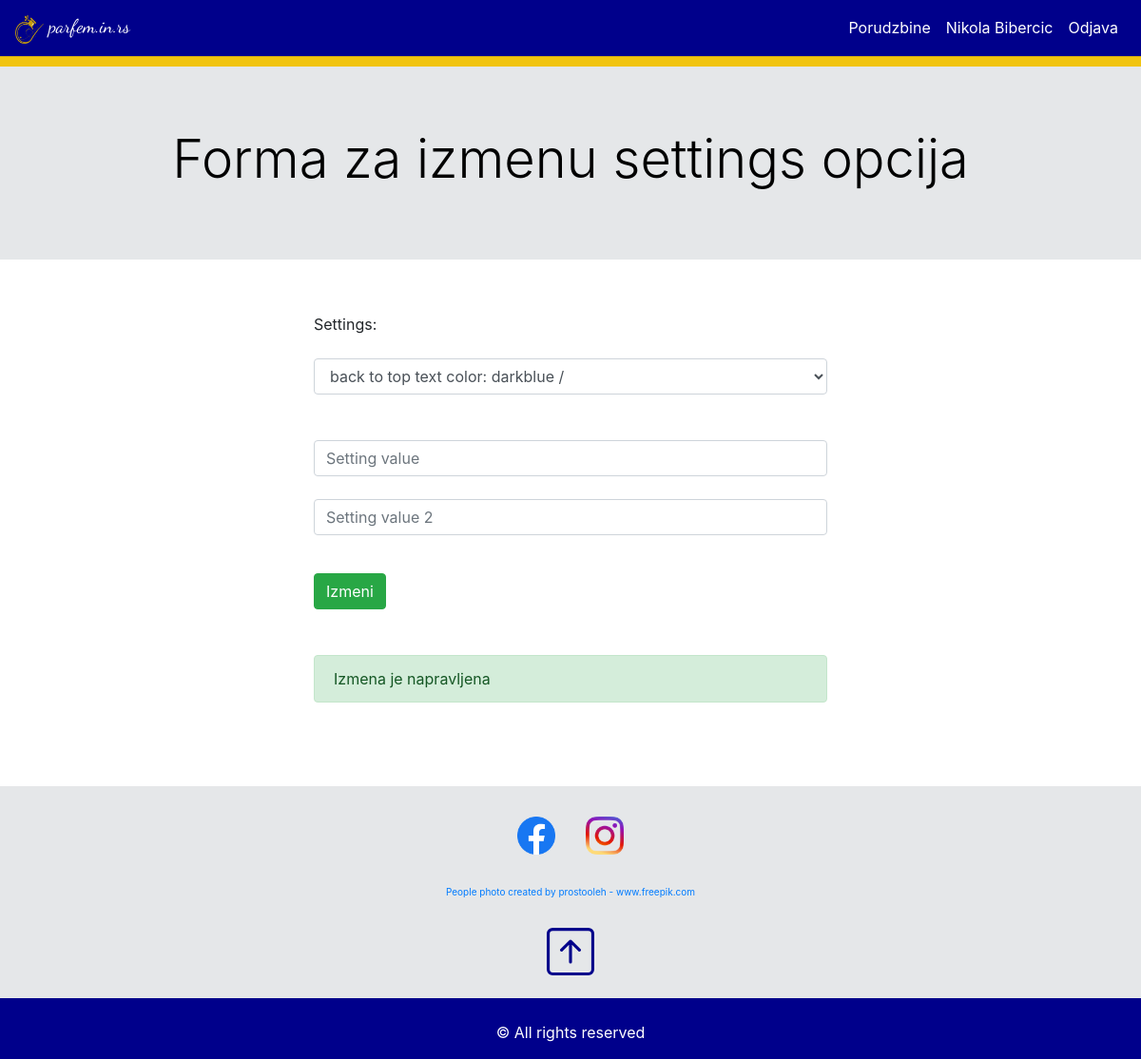
Page /views/admin.update.settings.view.php?settingUpdated=1 (signed in) on the committed database.
### tables this page shows
CREATE TABLE settings(
	setting_id int AUTO_INCREMENT PRIMARY KEY,
	setting_description varchar(150),
	setting_value varchar(150),
	setting_value_2 varchar(150)
);

### classes/Connection.php (called while the page is built)
<?php
    class Connection{
        public $host='localhost';
        public $dbname='shop';
        public $username='root';
        public $password='';
        public function connect(){
            try{
                return new PDO("mysql:host={$this->host};dbname={$this->dbname};charset=utf8",$this->username,$this->password);
            }catch(PDOException $e){
                echo 'Error'.$e->getMessage();
            }
        }
    }
?>

### objects.php (called while the page is built, shortened)
<?php
    require 'classes/Connection.php';
    require 'classes/ConnectionBuilder.php';
    require 'classes/User.php';
    require 'classes/Setting.php';
    $conn = new Connection();
    $user = new User($conn->connect());
    $setting = new Setting($conn->connect());
?>

### classes/ConnectionBuilder.php (called while the page is built, shortened)
<?php
    class ConnectionBuilder{
        public function __construct($conn){
            $this->conn = $conn;
        }
    }
?>

### classes/User.php (called while the page is built, shortened)
<?php
    class User extends ConnectionBuilder{
        public function checkUserAdmin($user_id){
            $sql = "select ur.user_id
                    from user_roles ur
                    inner join roles r on r.role_id = ur.role_id
                    where   ur.user_id = {$user_id}
                            and r.name = 'Admin' ";
            $query = $this->conn->prepare($sql);
            $query->execute();
            $checkUserAdmin = $query->fetchAll(PDO::FETCH_OBJ);
            return $checkUserAdmin;
        }
    }
?>

### views/admin.update.settings.view.php (the view, shortened to what this page needs)
<?php require '../objects.php'; ?>
<?php require '../partials/header.php'; ?>
<?php require '../partials/navbar.php'; ?>
<?php
 $setting->navbar('Forma za izmenu settings opcija');
?>
<br>
<div class="container">
    <div class="row">
        <div class="col-3">
        </div>
        <div class="col-6">
            <form action="../files/update.settings.php" method="POST">
                <div class="form-group">
                    Settings:<br><br>
                    <select name="settingId" class="form-control" id="">
                        <?php  $result = $setting->selectAllSettings(); foreach($result as $x):  ?>
                            <option value=<?php echo $x->setting_id; ?> class="form-control"><?php echo $x->setting_description.': '.$x->setting_value.' / '.$x->setting_value_2; ?></option>
                        <?php endforeach; ?>
                    </select><br><br>
                    <input type="text" name="settingValue" placeholder="Setting value" class="form-control" ><br>
                    <input type="text" name="settingValue2" placeholder="Setting value 2" class="form-control" ><br>
                </div>
                <button class="btn btn-success" type="submit" name="updateSetting">Izmeni</button>
            </form>
            <br>
            <br>
            <?php if(isset($_GET['settingUpdated']) && $_GET['settingUpdated']==true): ?>
                <div class="alert alert-success" role="alert">Izmena je napravljena</div>
            <?php endif; ?>
        </div>
        <div class="col-3">
        </div>
    </div>
</div>
<br>
<br>
<br>
<?php require '../partials/footer.php'; ?>

### partials/navbar.php (shortened to what this page needs)
<?php
$navbarTextColor = $setting->selectSettingValue(23);
$navbarLogoImageLinkShow = $setting->selectSettingValue(24);
?>
<div class="sticky-top">
    <?php $navbarBackgroundColor = $setting->selectSettingValue(21); ?>
    <nav class="navbar navbar-expand-lg navbar-dark" <?php echo 'style="background-color: '.$navbarBackgroundColor[0]->setting_value.'; " '?> >
            <a class="navbar-brand" href="/shop/index.php" <?php echo 'style="font-family: Dancing Script, cursive; color:'.$navbarTextColor[0]->setting_value.'; " ' ?>>
                <?php $logoIconLink = $setting->selectSettingValue(17); ?>
                <?php if($navbarLogoImageLinkShow[0]->setting_value=='true'): ?>
                    <img src=<?php echo $logoIconLink[0]->setting_value ?> class="card-img-top" alt="" style="height:30px; width:30px;">
                <?php endif; ?>
                parfem.in.rs
            </a>
            <div class="collapse navbar-collapse" id="navbarTogglerDemo02">
                <ul class="navbar-nav ml-auto">
                    <?php
                        if(isset($_SESSION['user'])){
                            $userId = $_SESSION['user']->user_id;
                        }
                    ?>
                    <?php if(!isset($_SESSION['user'])):  ?>
                        <?php echo ''; ?>
                    <?php elseif($user->checkUserAdmin($userId) or $user->checkUserBloger($userId)):  ?>
                        <li class="nav-item">
                            <a href="/shop/views/admin.orders.view.php" class="nav-link" id="navLink1" <?php echo 'style="color: '.$navbarTextColor[0]->setting_value.'; " '?>>Porudzbine</a>
                        </li>
                    <?php endif; ?>
                    <?php if(isset($_SESSION['user'])): ?>
                        <li class="nav-item">
                            <a href="/shop/views/admin.view.php" class="nav-link" id="navLink2" <?php echo 'style="color: '.$navbarTextColor[0]->setting_value.'; " '?>>
                                <?php
                                    echo $_SESSION['user']->name;
                                ?>
                            </a>
                        </li>
                        <li class="nav-item"><a href="/shop/files/logout.php" class="nav-link" id="navLink3" <?php echo 'style="color: '.$navbarTextColor[0]->setting_value.'; " '?>>Odjava</a></li>
                    <?php else: ?>
                        <li class="nav-item" ><a href="/shop/views/login.view.php" class="nav-link" id="navLink4" <?php echo 'style="color: '.$navbarTextColor[0]->setting_value.'; " '?>>Prijava</a></li>
                    <?php endif; ?>
                </ul>
            </div>
    </nav>
    <?php $navbarJumbotronColor = $setting->selectSettingValue(3); ?>
    <hr class="" class="bg-warning" <?php echo 'style="background-color:'.$navbarJumbotronColor[0]->setting_value.'; height:10px; margin:auto; " ' ?> >
</div>

### partials/footer.php (shortened to what this page needs)
    <?php $footerJumbotronColor = $setting->selectSettingValue(1); ?>
    <div class="container-fluid" <?php echo 'style="background-color:'.$footerJumbotronColor[0]->setting_value.'; " ' ?> >
        <div class="row">
            <div class="col-12" >
                <br>
                <ul class="nav justify-content-center">
                    <?php
                        $facebookIconShow = $setting->selectSettingValue(7);
                        if($facebookIconShow[0]->setting_value=='true'):
                     ?>
                        <li class="nav-item"><a href="#" class="nav-link"><img src=<?php $facebookIconLink = $setting->selectSettingValue(9); echo $facebookIconLink[0]->setting_value; ?> class="img-fluid" alt="Responsive image" width="40px" height="40px"></a></li>
                    <?php endif; ?>
                    <?php
                        $instagramIconShow = $setting->selectSettingValue(8);
                        if($instagramIconShow[0]->setting_value=='true'):
                     ?>
                        <li class="nav-item"><a href="#" class="nav-link"><img src=<?php $instagramIconLink = $setting->selectSettingValue(10); echo $instagramIconLink[0]->setting_value; ?> class="img-fluid" alt="Responsive image" width="40px" height="40px"></a></li>
                    <?php endif; ?>
                </ul>
                <br>
                <div class="text-center" style="font-size: 10px;">
                    <?php
                        $footerJumbotronlink1Show = $setting->selectSettingValue(12);
                        if($footerJumbotronlink1Show[0]->setting_value=='true'):
                     ?>
                        <?php $footerJumbotronlink1 = $setting->selectSettingValue(14); ?>
                        <a href=<?php echo $footerJumbotronlink1[0]->setting_value;  ?> ><?php echo $footerJumbotronlink1[0]->setting_value_2;  ?></a>
                        <br>
                    <?php endif; ?>
                    <?php $backToTopTextColor = $setting->selectSettingValue(11); ?>
                    <br>
                    <br>
                    <a id="back-to-top" href="#" class="" role="button" title="Click to return on the top page" data-toggle="tooltip" data-placement="left">
                        <svg xmlns="http://www.w3.org/2000/svg" width="50" height="50" fill="currentColor" class="bi bi-arrow-up-square" viewBox="0 0 16 16"  <?php echo 'style="color:'.$backToTopTextColor[0]->setting_value.'; " ' ?> >
                            <path fill-rule="evenodd" d="M15 2a1 1 0 0 0-1-1H2a1 1 0 0 0-1 1v12a1 1 0 0 0 1 1h12a1 1 0 0 0 1-1V2zM0 2a2 2 0 0 1 2-2h12a2 2 0 0 1 2 2v12a2 2 0 0 1-2 2H2a2 2 0 0 1-2-2V2zm8.5 9.5a.5.5 0 0 1-1 0V5.707L5.354 7.854a.5.5 0 1 1-.708-.708l3-3a.5.5 0 0 1 .708 0l3 3a.5.5 0 0 1-.708.708L8.5 5.707V11.5z"/>
                        </svg>
                    </a>
                </div>
                <br>
            </div>
        </div>
    </div>
    <?php
        $footerColor = $setting->selectSettingValue(5);
        $footerTextColor = $setting->selectSettingValue(6);
    ?>
    <div class="container-fluid" <?php echo 'style="background-color:'.$footerColor[0]->setting_value.'; color:'.$footerTextColor[0]->setting_value.'  " ' ?> >
        <div class="row">
            <div class="col-12 text-center">
                <div>
                    <br>
                    <p>&copy; All rights reserved</p>
                </div>
            </div>
        </div>
    </div>
</body>
</html>

### rows in the picture
settings: setting_value (picture)
settings: setting_value (picture)
settings: setting_value (picture)
settings: setting_value_2 "People photo created by prostooleh - www.freepik.com"

### other values in the picture
$_SESSION['user']->name "Nikola Bibercic"
$text "Forma za izmenu settings opcija"
form field settingId "back to top text color: darkblue /"
